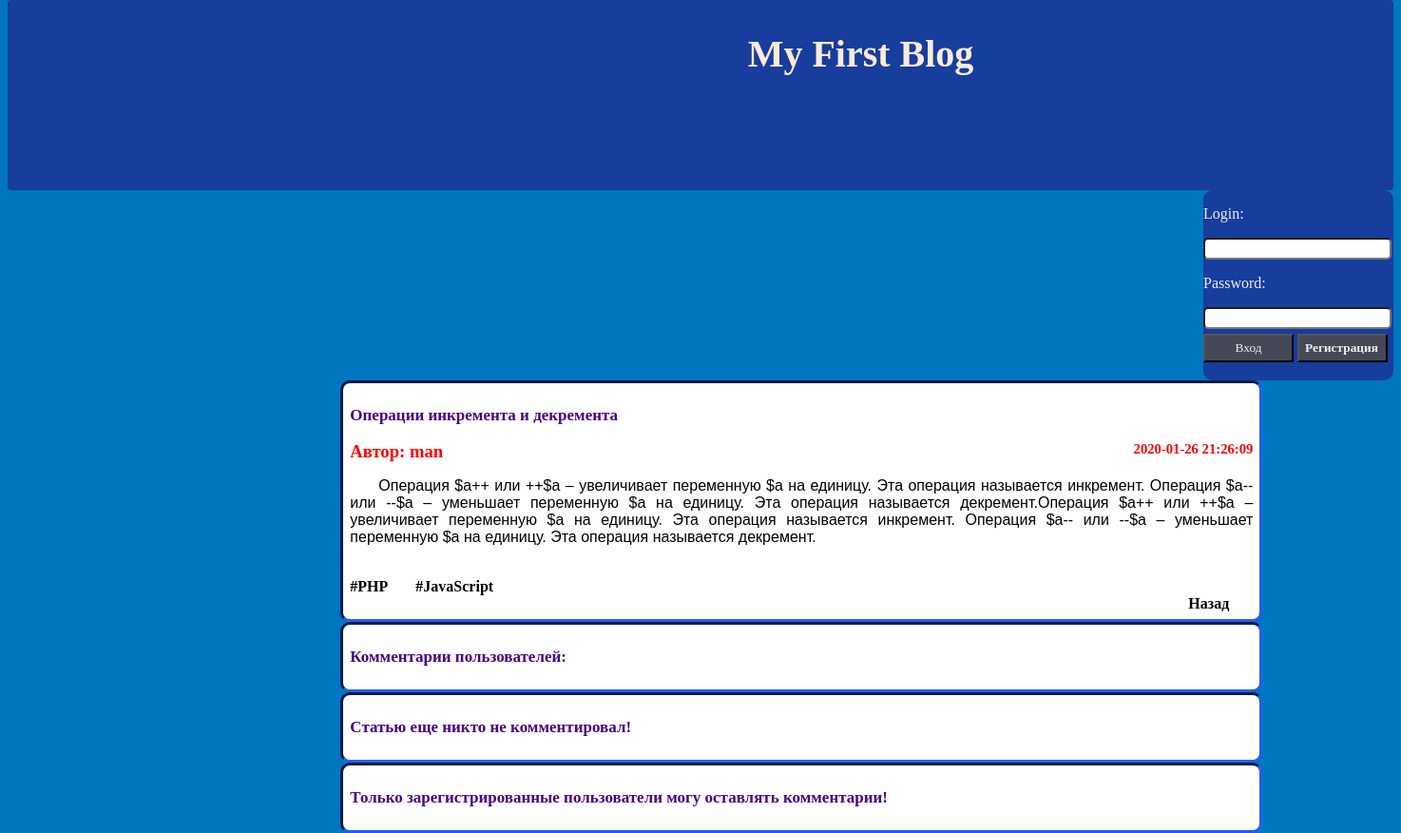
The app's page /article/11 with its own data.
### tables this page shows
CREATE TABLE `article` (
  `id` int(11) NOT NULL,
  `title` text NOT NULL,
  `date` timestamp NOT NULL DEFAULT CURRENT_TIMESTAMP,
  `short_content` text NOT NULL,
  `content` text NOT NULL,
  `author_id` varchar(11) NOT NULL,
  `author_name` varchar(20) NOT NULL
);

CREATE TABLE `tags` (
  `id` int(11) NOT NULL,
  `title` varchar(20) NOT NULL
);

### config/routes.php (called while the page is built)
<?php
return array(
    "" => "article/index/1",
    "([0-9]+)" => "article/index/$1",
    "bytags/([0-9]+)" => "article/bytag/$1/1",
    "article/([0-9]+)" => "article/single/$1",
    "myarticles" => "redactor/articles",
    "myarticles/add" => "redactor/add",
    "myarticles/delete/([0-9]+)" => "redactor/delete/$1",
    "myarticles/delete/tag/([0-9]+)/([0-9]+)" => "redactor/delete_tag/$1/$2",
    "change/([0-9]+)" => "redactor/change/$1",
    "login" => "auth/login",
    "register" => "auth/registration",
    "myprofile" => "Profile/Profile"
);

### controllers/ArticleController.php (called while the page is built, shortened)
<?php
include_once ROOT . '/models/Article.php';
class ArticleController {
    public function methodSingle($id, $checkAuth) {
        $userSetting['id'] = $id;
        $articleArrResult = Article::getArticleItemById($userSetting, $checkAuth);
        $articleItem = $articleArrResult[0];
        $tagList = Article::getArticleTag($articleItem, $flag = true);
        if (isset($articleArrResult[1])) {
            $articleComments = $articleArrResult[1];
        } else {
            $articleComments = "";
        }
        include_once ROOT . '/views/Single.php';
    }
}

### index.php (called while the page is built, shortened)
<?php
require_once(ROOT.'/components/Router.php');
require_once(ROOT.'/components/db.php');
$router = new Router();
$router->run();

### components/db.php (called while the page is built, shortened)
<?php
class Db {
    public static function getConnection() {
        $paramsPath = ROOT . '/config/db_params.php';
        $params = include($paramsPath);
        $db = new PDO("mysql:host={$params['host']};dbname={$params['db_name']}", $params['user'], $params['password']);
        return $db;
    }
    static function get_result($query) {
        $db = self::getConnection();
        $tmp = $db->query($query);
        $tmp->setFetchMode(PDO::FETCH_ASSOC);
        return $result = $tmp->fetch();
    }
    public static function get_results($query) {
        $db = self::getConnection();
        $tmp = $db->query($query);
        $result = [];
        $tmp->setFetchMode(PDO::FETCH_ASSOC);
        while ($row = $tmp->fetch()) {
            $result[] = $row;
        }
        return $result;
    }
}

### models/Article.php (the view, shortened to what this page needs)
<?php
class Article {
    public static function getArticleItemById($userSetting, $checkAuth) {
        $id = intval($userSetting['id']);
        $articleItem = Db::get_result('SELECT*FROM article WHERE id=' . $id);
        $articleComments = Db::get_results('SELECT*FROM comments WHERE article_id = ' . $id
                        . ' ORDER BY date DESC');
        return $articleArrResult = [$articleItem, $articleComments];
    }
    public static function getArticleTag($articleList, $flag) {
        $URL = URL;
        $tagList = [];
        if ($flag) {
            $routes = Db::get_results("SELECT * FROM `routes` WHERE post_id = '$articleList[id]'");
            if ($routes != NULL) {
                foreach ($routes as $route) {
                    $tagArr = Db::get_results("SELECT * FROM `tags` WHERE id = $route[tag_id]");
                    foreach ($tagArr as $tag) {
                        $tagList[] = "<a href=\"$URL/bytags/$tag[id]\">$tag[title]</a>";
                    }
                }
                return $tagList;
            } else
                return false;
        }
        return $tagList;
    }
}

### components/Router.php (shortened to what this page needs)
<?php
class Router {
    private $routes;
    public function __construct() {
        $routesPath = ROOT . '/config/routes.php';
        $this->routes = include($routesPath);
    }
    private function getURI() {
        if (!empty($_SERVER['REQUEST_URI'])) {
            return trim($_SERVER['REQUEST_URI'], '/');
        }
    }
    private function checkAuth() {
        if (!isset($_SESSION['session_username'])) {
            $auth['enterned'] = 'form/formLogin.php';
            $auth['comment'] = 'form/noComment.php';
        } else {
            $auth['enterned'] = 'form/formEntered.php';
            $auth['comment'] = 'form/formComment.php';
        }
        return $auth;
    }
    public function run() {
        $checkAuth = $this->checkAuth();
        $uri = $this->getURI();
        foreach ($this->routes as $uriPattern => $path) {
            if (preg_match("#^$uriPattern$#", $uri)) {
                $interalRoute = preg_replace("#^$uriPattern$#", $path, $uri);
                $segments = explode("/", $interalRoute);
                $controllerName = ucfirst(array_shift($segments)) . "Controller";
                $methodName = 'method' . ucfirst(array_shift($segments));
                $params = $segments;
                $params[] = $checkAuth;
                $controllerObject = new $controllerName;
                $result = call_user_func_array(array($controllerObject, $methodName), $params);
            }
        }
    }
}

### views/form/nav.php (shortened to what this page needs)
<!DOCTYPE html>
<html>
    <head>
        <link rel="stylesheet" href="../template/styleIndex.css?a=2322dqwe22d522wwae1232212331211">
    </head>
    <body>
<nav id ="header">
            <div id="title">
                <h1><a class='Ht' href="<?=URL;?>">My First Blog</a></h1>
            </div>
            <div id="form">

### views/form/formLogin.php
<form action="<?=URL.'/login';?>" method="POST">
    <label><p class="pForm">Login:</p></label>
    <input type="text" class="fForm" name="username"><br>
    <label><p class="pForm">Password:</p></label>
    <input type="password" class="fForm" name="password"><br>
    <button type="submit" class="bForm" name="submit">Вход</button>
    <button type="submit" class="bForm" name="submit"><a id="reg" href="<?=URL.'/register';?>">Регистрация</a></button>
</form>

### views/Single.php
<?php require_once "form/nav.php"; ?>
<?php require_once "$checkAuth[enterned]"; ?>
</div>
</nav>
<article id ="container">
    <div id="singleContent">
        <h3><?= $articleItem['title']; ?></h3>
        <span class="name">Автор: <?= $articleItem['author_name']; ?></span>
        <span class="date"><?= $articleItem['date']; ?></span>
        <p><?= $articleItem['content']; ?></p><br>
        <?php if ($tagList): foreach ($tagList as $tag): ?>
                <?= $tag ?>
            <?php endforeach; ?>
        <?php endif; ?>
        <a class="src" href="<?= URL; ?>">Назад</a>
    </div>
    <div class="pag">
        <h3>Комментарии пользователей:</h3>
    </div>
    <?php if (!empty($articleComments)) : ?>
        <?php foreach ($articleComments as $articleComment) : ?>
            <div class="pag">
                <span class="name">Автор: <?= $articleComment['author_name']; ?></span>
                <span class="date"><?= $articleComment['date']; ?></span>
                <p><?= $articleComment['comment']; ?></p><br>
            </div>
        <?php endforeach; ?>
    <?php else : ?>
        <div class="pag">
            <h3>Статью еще никто не комментировал!</h3>
        </div>
    <?php endif; ?>
    <?php require_once "$checkAuth[comment]"; ?>
</article>
<?php require_once 'form/footer.php'; ?>

### views/form/noComment.php
<div class="pag">
    <h3>Только зарегистрированные пользователи могу оставлять комментарии!</h3>
</div>

### template/styleIndex.css (style rules this page uses)
body { background: #0076c1; }
#container { width: 100%; margin: 0 auto; border: solid #efefef 0px; margin-left: 23%; }
a { text-decoration: none; color: black; font-weight: bold; margin-right: 25px; }
h1 { font-size: 40px; text-align: center; color: AntiqueWhite; font-family: SEGOE PRINT; margin-left: 40%; }
h3 { font-size: 17px; font-family: COMIC SANS MS; color: Indigo; }
p { text-indent: 30px; font-family: Helvetica; }
.Ht { color: AntiqueWhite; text-decoration: none; text-indent: 10px; }
#header { height: 200px; width: 100%; background-color: #173d9d; border-radius: 4px; margin-top: -8px; }
#title { height: 200px; width: 1300px; float: left; }
#form { height: 200px; width: 200px; float: right; background: #173d9d; border-radius: 10px; }
.pForm { color: #efefef; text-align: left; text-indent: 0px; font-family: COMIC SANS MS; }
.fForm { border-radius: 5px; font-family: times new roman; width: 190px; height: 17px; }
.bForm { height: 30px; width: 95px; margin-top: 5px; background: #454957; color: #efefef; font-family: COMIC SANS MS; }
#reg { text-decoration: none; color: #efefef; }
.date { float: right; text-align: right; color: red; font-family: Verdana; font-weight: bold; font-size: 11pt; }
.name { font-size: 14pt; color: red; font-weight: bold; }
.src { width: 100%; float: right; text-align: right; }
.pag { width: 950px; float: left; margin-left: 15px ; padding: 7px; border-style: inset; background: #ffffff; text-align: justify; color: black; border-radius: 10px; border-color: #173d9d; }
#singleContent { width: 950px; float: left; margin-left: 15px ; padding: 7px; border-style: inset; background: #ffffff; text-align: justify; color: black; border-radius: 10px; border-color: #173d9d; }

### records on screen
article: title "Операции инкремента и декремента", author_name "man", date "2020-01-26 21:26:09", content "Операция $a++ или ++$a – увеличивает переменную $a на единицу. Эта операция называется инкремент. Операция $a-- или --$a – уменьшает переменную $a на единицу. Эта операция называется декремент.Операция $a++ или ++$a – увеличивает переменную $a на единицу. Эта операция называется инкремент. Операция $a-- или --$a – уменьшает переменную $a на единицу. Эта операция называется декремент.", tags.title "#PHP", tags.title "#JavaScript"
